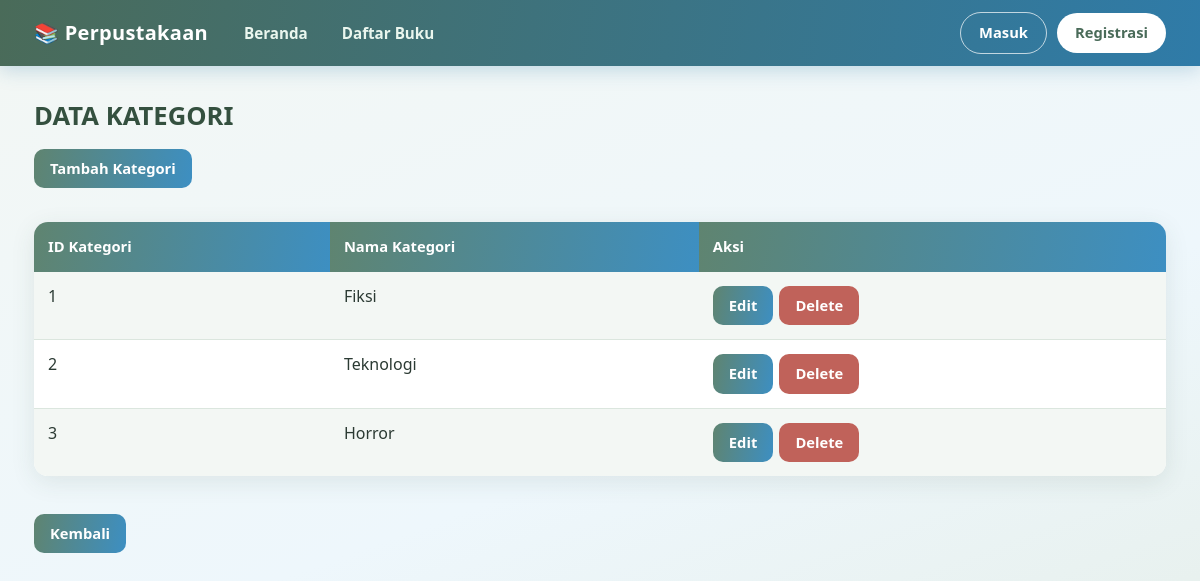
The page /kategori.php on the database its author committed.
### tables this page shows
CREATE TABLE `kategori` (
  `kategori_id` int(11) NOT NULL,
  `nama_kategori` varchar(100) NOT NULL,
  `admin_id` int(11) NOT NULL
);

### kategori.php (the view, shortened to what this page needs)
<?php
include "koneksi.php";
$query = mysqli_query($koneksi, "SELECT * FROM kategori");
?>
<!DOCTYPE html>
<html lang="id">
<head>
    <link rel="stylesheet" href="style.css">
</head>
<body>
<?php include "navbar.php"; ?>
<main class="page">
<h2>DATA KATEGORI</h2>
<a href="kategori_tambah.php">
    <button>Tambah Kategori</button>
</a>
<br><br>
<table border="1" cellpadding="10" cellspacing="0">
<tr>
    <th>ID Kategori</th>
    <th>Nama Kategori</th>
    <th>Aksi</th>
</tr>
<?php while ($data = mysqli_fetch_assoc($query)) { ?>
<tr>
    <td><?= $data['kategori_id']; ?></td>
    <td>
        <?= htmlspecialchars($data['nama_kategori']); ?>
    </td>
    <td>
        <a href="kategori_edit.php?id=<?= $data['kategori_id']; ?>">
            <button>Edit</button>
        </a>
        <a href="kategori_delete.php?id=<?= $data['kategori_id']; ?>"
           onclick="return confirm('Yakin ingin menghapus kategori ini?');">
            <button>Delete</button>
        </a>
    </td>
</tr>
<?php } ?>
</table>
<br>
<a href="dashboard_admin.php">
    <button>Kembali</button>
</a>
</main>
</body>
</html>

### style.css (style rules this page uses)
:root { --sage-50:#f3f7f4; --sage-100:#e4ede6; --sage-200:#cfdfd3; --sage-300:#b2cab9; --sage-400:#94b49f; --sage-600:#5f8470; --sage-700:#4a6b59; --sage-800:#34503f; --sky-50:#eef7fc; --sky-100:#dcf0fa; --sky-200:#bcdff3; --sky-400:#7cbbe3; --sky-600:#3d8fc2; --sky-700:#2f7ba8; --ink:#2b3a33; --muted:#6b7d74; --line:#dbe6de; --white:#fff; --danger:#c0625a; --warn:#c99a3b; --radius:14px; --shadow:0 6px 24px rgba(52,80,63,.10); }
* { box-sizing:border-box }
html { scroll-behavior:smooth }
body { margin:0; color:var(--ink); line-height:1.6; font-family:"Segoe UI",system-ui,-apple-system,Roboto,"Helvetica Neue",Arial,sans-serif; background:linear-gradient(160deg,var(--sage-50) 0%,var(--sky-50) 55%,var(--sage-100) 100%) fixed; min-height:100vh; }
h1,h2,h3,h4 { color:var(--sage-800);line-height:1.25;margin:0 0 .6em }
h2 { font-size:1.6rem }
a { color:var(--sky-700);text-decoration:none }
.page { max-width:1180px;margin:0 auto;padding:34px 24px 60px }
.page > h2:first-child,.page > h1:first-child { margin-top:0 }
table { width:100%;border-collapse:separate;border-spacing:0;border:0!important;background:#fff; border-radius:var(--radius);overflow:hidden;box-shadow:var(--shadow);margin:6px 0 10px }
table th { background:linear-gradient(100deg,var(--sage-600),var(--sky-600));color:#fff;text-align:left; padding:13px 14px;font-weight:600;font-size:.92rem;border:0!important }
table td { padding:12px 14px;border:0!important;border-bottom:1px solid var(--line)!important;vertical-align:top }
table tr:nth-child(even) td { background:var(--sage-50) }
table tr:last-child td { border-bottom:0!important }
button,.btn { display:inline-block;cursor:pointer;border:0;border-radius:10px;padding:10px 20px;font:inherit;font-weight:600; color:#fff;background:linear-gradient(100deg,var(--sage-600),var(--sky-600));transition:.2s;text-decoration:none }
a > button { margin:2px 2px 2px 0;padding:8px 16px;font-size:.92rem }
a[href*="delete"] > button,a[href*="ditolak"] > button,.btn.danger { background:var(--danger) }

### rows shown on the page
kategori: kategori_id "1", nama_kategori "Fiksi"
kategori: kategori_id "2", nama_kategori "Teknologi"
kategori: kategori_id "3", nama_kategori "Horror"
